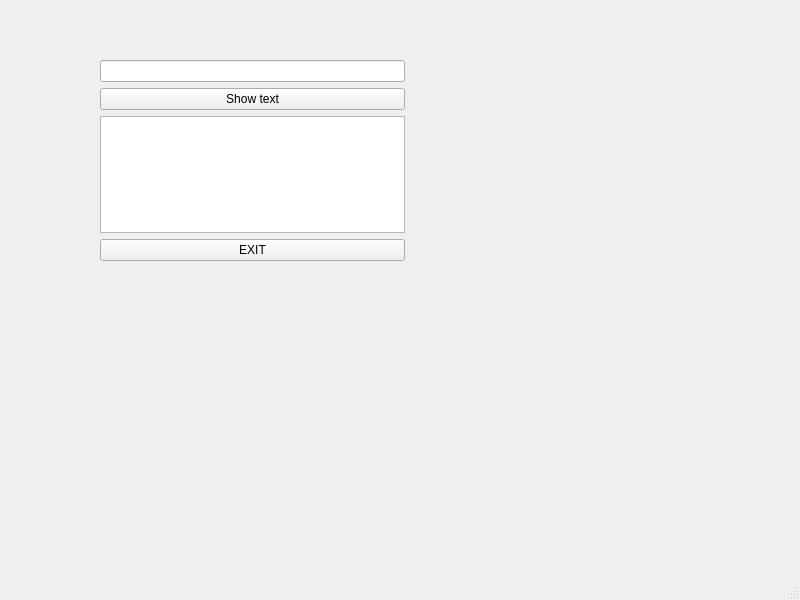
<?xml version="1.0" encoding="UTF-8"?>
<ui version="4.0">
 <class>MainWindow</class>
 <widget class="QMainWindow" name="MainWindow">
  <property name="geometry">
   <rect>
    <x>0</x>
    <y>0</y>
    <width>800</width>
    <height>600</height>
   </rect>
  </property>
  <property name="windowTitle">
   <string>MainWindow</string>
  </property>
  <widget class="QWidget" name="centralwidget">
   <widget class="QWidget" name="gridLayoutWidget">
    <property name="geometry">
     <rect>
      <x>100</x>
      <y>60</y>
      <width>305</width>
      <height>201</height>
     </rect>
    </property>
    <layout class="QGridLayout" name="gridLayout">
     <item row="4" column="2">
      <widget class="QPlainTextEdit" name="plainTextEdit"/>
     </item>
     <item row="2" column="2">
      <widget class="QLineEdit" name="lineEdit"/>
     </item>
     <item row="5" column="2">
      <widget class="QPushButton" name="exit">
       <property name="text">
        <string>EXIT</string>
       </property>
      </widget>
     </item>
     <item row="3" column="2">
      <widget class="QPushButton" name="show_text">
       <property name="text">
        <string>Show text</string>
       </property>
      </widget>
     </item>
    </layout>
   </widget>
  </widget>
  <widget class="QMenuBar" name="menubar">
   <property name="geometry">
    <rect>
     <x>0</x>
     <y>0</y>
     <width>800</width>
     <height>22</height>
    </rect>
   </property>
  </widget>
  <widget class="QStatusBar" name="statusbar"/>
 </widget>
 <resources/>
 <connections/>
</ui>
